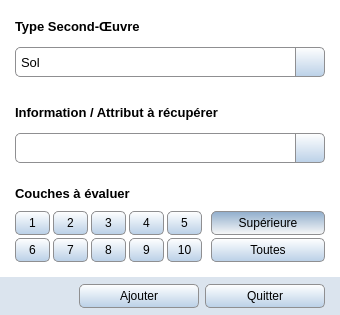
<?xml version="1.0" encoding="UTF-8"?>
<ui version="4.0">
 <class>Finishing</class>
 <widget class="QWidget" name="Finishing">
  <property name="windowModality">
   <enum>Qt::ApplicationModal</enum>
  </property>
  <property name="geometry">
   <rect>
    <x>0</x>
    <y>0</y>
    <width>340</width>
    <height>315</height>
   </rect>
  </property>
  <property name="minimumSize">
   <size>
    <width>340</width>
    <height>315</height>
   </size>
  </property>
  <property name="maximumSize">
   <size>
    <width>340</width>
    <height>315</height>
   </size>
  </property>
  <property name="windowTitle">
   <string>Second-Œuvre</string>
  </property>
  <property name="windowIcon">
   <iconset resource="../icones/icons.qrc">
    <normaloff>:/Images/asc.svg</normaloff>:/Images/asc.svg</iconset>
  </property>
  <property name="styleSheet">
   <string notr="true">QWidget#Finishing{background-color: #FFFFFF}</string>
  </property>
  <layout class="QGridLayout" name="gridLayout">
   <property name="leftMargin">
    <number>0</number>
   </property>
   <property name="topMargin">
    <number>6</number>
   </property>
   <property name="rightMargin">
    <number>0</number>
   </property>
   <property name="bottomMargin">
    <number>0</number>
   </property>
   <property name="verticalSpacing">
    <number>15</number>
   </property>
   <item row="0" column="1">
    <layout class="QVBoxLayout" name="finishing_layer">
     <item>
      <widget class="QLabel" name="finishing_title">
       <property name="minimumSize">
        <size>
         <width>200</width>
         <height>30</height>
        </size>
       </property>
       <property name="font">
        <font>
         <family>Segoe UI</family>
         <pointsize>10</pointsize>
         <weight>75</weight>
         <bold>true</bold>
        </font>
       </property>
       <property name="text">
        <string>Type Second-Œuvre </string>
       </property>
      </widget>
     </item>
     <item>
      <layout class="QHBoxLayout" name="finishing_layer_1">
       <property name="spacing">
        <number>0</number>
       </property>
       <item>
        <widget class="QComboBox" name="finishing">
         <property name="minimumSize">
          <size>
           <width>0</width>
           <height>30</height>
          </size>
         </property>
         <property name="maximumSize">
          <size>
           <width>16777215</width>
           <height>30</height>
          </size>
         </property>
         <property name="font">
          <font>
           <family>Segoe UI</family>
           <pointsize>10</pointsize>
          </font>
         </property>
         <property name="styleSheet">
          <string notr="true">QComboBox { border: 1px solid #8f8f91; border-right-width: 0px; padding-right: 1px; border-top-left-radius:5px; border-bottom-left-radius:5px; padding-left: 5px; }
QComboBox::drop-down{width: 27px; padding-left: 1px; background-color: #FFFFFF; }
QComboBox::drop-down:hover{border-left: 1px solid #8f8f91; padding: 0px; background-color: qlineargradient(spread:pad, x1:0, y1:0, x2:0, y2:1, stop:0 #F8F8F8, stop:1 #8FADCC); }
QComboBox::drop-down:pressed{border-left: 1px solid #8f8f91; padding: 0px; background-color: qlineargradient(spread:pad, x1:0, y1:0, x2:0, y2:1, stop:0 #8FADCC, stop:1 #F8F8F8); }
QComboBox::down-arrow {image: url(:/Images/spin_down.svg); width: 12px; height: 12px; }
QComboBox QAbstractItemView{background-color:#FFFFFF; }
QFontComboBox QAbstractItemView::item:hover {background: #BAD0E7; }</string>
         </property>
         <property name="iconSize">
          <size>
           <width>20</width>
           <height>20</height>
          </size>
         </property>
         <item>
          <property name="text">
           <string>Sol</string>
          </property>
          <property name="icon">
           <iconset resource="../icones/icons.qrc">
            <normaloff>:/Images/room_floor.png</normaloff>:/Images/room_floor.png</iconset>
          </property>
         </item>
         <item>
          <property name="text">
           <string>Plinthe</string>
          </property>
          <property name="icon">
           <iconset resource="../icones/icons.qrc">
            <normaloff>:/Images/room_baseboard.png</normaloff>:/Images/room_baseboard.png</iconset>
          </property>
         </item>
         <item>
          <property name="text">
           <string>Paroi verticale (mur)</string>
          </property>
          <property name="icon">
           <iconset resource="../icones/icons.qrc">
            <normaloff>:/Images/room_wall.png</normaloff>:/Images/room_wall.png</iconset>
          </property>
         </item>
         <item>
          <property name="text">
           <string>Plafond</string>
          </property>
          <property name="icon">
           <iconset resource="../icones/icons.qrc">
            <normaloff>:/Images/room_ceilling.png</normaloff>:/Images/room_ceilling.png</iconset>
          </property>
         </item>
         <item>
          <property name="text">
           <string>Matériaux supplémentaires</string>
          </property>
          <property name="icon">
           <iconset resource="../icones/icons.qrc">
            <normaloff>:/Images/room_other.png</normaloff>:/Images/room_other.png</iconset>
          </property>
         </item>
        </widget>
       </item>
       <item>
        <widget class="QPushButton" name="help">
         <property name="minimumSize">
          <size>
           <width>30</width>
           <height>30</height>
          </size>
         </property>
         <property name="maximumSize">
          <size>
           <width>30</width>
           <height>30</height>
          </size>
         </property>
         <property name="styleSheet">
          <string notr="true">QPushButton{border: 1px solid #8f8f91; border-top-right-radius:5px ; border-bottom-right-radius:5px; background-color: qlineargradient(spread:pad, x1:0, y1:0, x2:0, y2:1, stop:0 #FFFFFF, stop:1 #BAD0E7); }
QPushButton:hover{background-color: qlineargradient(spread:pad, x1:0, y1:0, x2:0, y2:1, stop:0 #F8F8F8, stop:1 #8FADCC); }
QPushButton:pressed{background-color: qlineargradient(spread:pad, x1:0, y1:0, x2:0, y2:1, stop:0 #8FADCC, stop:1 #F8F8F8); }</string>
         </property>
         <property name="text">
          <string/>
         </property>
         <property name="icon">
          <iconset resource="../icones/icons.qrc">
           <normaloff>:/Images/help.png</normaloff>:/Images/help.png</iconset>
         </property>
         <property name="iconSize">
          <size>
           <width>20</width>
           <height>20</height>
          </size>
         </property>
        </widget>
       </item>
      </layout>
     </item>
    </layout>
   </item>
   <item row="1" column="1">
    <layout class="QVBoxLayout" name="attribute_layer">
     <item>
      <widget class="QLabel" name="attribute_title">
       <property name="minimumSize">
        <size>
         <width>200</width>
         <height>30</height>
        </size>
       </property>
       <property name="font">
        <font>
         <family>Segoe UI</family>
         <pointsize>10</pointsize>
         <weight>75</weight>
         <bold>true</bold>
        </font>
       </property>
       <property name="text">
        <string>Information / Attribut à récupérer</string>
       </property>
      </widget>
     </item>
     <item>
      <layout class="QHBoxLayout" name="attribute_layer_1">
       <property name="spacing">
        <number>0</number>
       </property>
       <item>
        <widget class="QComboBox" name="attribute">
         <property name="minimumSize">
          <size>
           <width>0</width>
           <height>30</height>
          </size>
         </property>
         <property name="font">
          <font>
           <family>Segoe UI</family>
           <pointsize>10</pointsize>
          </font>
         </property>
         <property name="styleSheet">
          <string notr="true">QComboBox { border: 1px solid #8f8f91; border-right-width: 0px; padding-right: 1px; border-top-left-radius:5px; border-bottom-left-radius:5px; padding-left: 5px; }
QComboBox::drop-down{width: 27px; padding-left: 1px; background-color: #FFFFFF; }
QComboBox::drop-down:hover{border-left: 1px solid #8f8f91; padding: 0px; background-color: qlineargradient(spread:pad, x1:0, y1:0, x2:0, y2:1, stop:0 #F8F8F8, stop:1 #8FADCC); }
QComboBox::drop-down:pressed{border-left: 1px solid #8f8f91; padding: 0px; background-color: qlineargradient(spread:pad, x1:0, y1:0, x2:0, y2:1, stop:0 #8FADCC, stop:1 #F8F8F8); }
QComboBox::down-arrow {image: url(:/Images/spin_down.svg); width: 12px; height: 12px; }
QComboBox QAbstractItemView{background-color:#FFFFFF; }
QFontComboBox QAbstractItemView::item:hover {background: #BAD0E7; }</string>
         </property>
         <property name="iconSize">
          <size>
           <width>20</width>
           <height>20</height>
          </size>
         </property>
        </widget>
       </item>
       <item>
        <widget class="QPushButton" name="attribute_add">
         <property name="minimumSize">
          <size>
           <width>30</width>
           <height>30</height>
          </size>
         </property>
         <property name="maximumSize">
          <size>
           <width>30</width>
           <height>30</height>
          </size>
         </property>
         <property name="styleSheet">
          <string notr="true">QPushButton{border: 1px solid #8f8f91; border-top-right-radius:5px ; border-bottom-right-radius:5px; background-color: qlineargradient(spread:pad, x1:0, y1:0, x2:0, y2:1, stop:0 #FFFFFF, stop:1 #BAD0E7); }
QPushButton:hover{background-color: qlineargradient(spread:pad, x1:0, y1:0, x2:0, y2:1, stop:0 #F8F8F8, stop:1 #8FADCC); }
QPushButton:pressed{background-color: qlineargradient(spread:pad, x1:0, y1:0, x2:0, y2:1, stop:0 #8FADCC, stop:1 #F8F8F8); }</string>
         </property>
         <property name="text">
          <string/>
         </property>
         <property name="icon">
          <iconset resource="../icones/icons.qrc">
           <normaloff>:/Images/attribute_add.png</normaloff>:/Images/attribute_add.png</iconset>
         </property>
         <property name="iconSize">
          <size>
           <width>20</width>
           <height>20</height>
          </size>
         </property>
        </widget>
       </item>
      </layout>
     </item>
    </layout>
   </item>
   <item row="2" column="0">
    <spacer name="spacer_left">
     <property name="orientation">
      <enum>Qt::Horizontal</enum>
     </property>
     <property name="sizeType">
      <enum>QSizePolicy::Fixed</enum>
     </property>
     <property name="sizeHint" stdset="0">
      <size>
       <width>9</width>
       <height>20</height>
      </size>
     </property>
    </spacer>
   </item>
   <item row="2" column="1">
    <layout class="QGridLayout" name="layer_layer">
     <property name="spacing">
      <number>3</number>
     </property>
     <item row="1" column="1">
      <widget class="QPushButton" name="layer_02">
       <property name="minimumSize">
        <size>
         <width>35</width>
         <height>24</height>
        </size>
       </property>
       <property name="maximumSize">
        <size>
         <width>35</width>
         <height>30</height>
        </size>
       </property>
       <property name="font">
        <font>
         <family>Segoe UI</family>
         <pointsize>9</pointsize>
        </font>
       </property>
       <property name="styleSheet">
        <string notr="true">QPushButton{border: 1px solid #8f8f91; border-radius:5px ; background-color: qlineargradient(spread:pad, x1:0, y1:0, x2:0, y2:1, stop:0 #FFFFFF, stop:1 #BAD0E7); }
QPushButton:checked{background-color: qlineargradient(spread:pad, x1:0, y1:0, x2:0, y2:1, stop:0 #8FADCC, stop:1 #F8F8F8); }
QPushButton:hover:!checked{background-color: qlineargradient(spread:pad, x1:0, y1:0, x2:0, y2:1, stop:0 #F8F8F8, stop:1 #8FADCC); }
QPushButton:hover::checked{background-color: qlineargradient(spread:pad, x1:0, y1:0, x2:0, y2:1, stop:0 #BAD0E7, stop:1 #FFFFFF); }</string>
       </property>
       <property name="text">
        <string notr="true">2</string>
       </property>
       <property name="checkable">
        <bool>true</bool>
       </property>
      </widget>
     </item>
     <item row="1" column="6">
      <widget class="QPushButton" name="layer_upper">
       <property name="minimumSize">
        <size>
         <width>0</width>
         <height>24</height>
        </size>
       </property>
       <property name="maximumSize">
        <size>
         <width>16777215</width>
         <height>24</height>
        </size>
       </property>
       <property name="font">
        <font>
         <family>Segoe UI</family>
         <pointsize>9</pointsize>
        </font>
       </property>
       <property name="styleSheet">
        <string notr="true">QPushButton{border: 1px solid #8f8f91; border-radius:5px ; background-color: qlineargradient(spread:pad, x1:0, y1:0, x2:0, y2:1, stop:0 #FFFFFF, stop:1 #BAD0E7); }
QPushButton:checked{background-color: qlineargradient(spread:pad, x1:0, y1:0, x2:0, y2:1, stop:0 #8FADCC, stop:1 #F8F8F8); }
QPushButton:hover:!checked{background-color: qlineargradient(spread:pad, x1:0, y1:0, x2:0, y2:1, stop:0 #F8F8F8, stop:1 #8FADCC); }
QPushButton:hover::checked{background-color: qlineargradient(spread:pad, x1:0, y1:0, x2:0, y2:1, stop:0 #BAD0E7, stop:1 #FFFFFF); }</string>
       </property>
       <property name="text">
        <string>Supérieure</string>
       </property>
       <property name="checkable">
        <bool>true</bool>
       </property>
       <property name="checked">
        <bool>true</bool>
       </property>
      </widget>
     </item>
     <item row="2" column="0">
      <widget class="QPushButton" name="layer_06">
       <property name="minimumSize">
        <size>
         <width>35</width>
         <height>24</height>
        </size>
       </property>
       <property name="maximumSize">
        <size>
         <width>35</width>
         <height>30</height>
        </size>
       </property>
       <property name="font">
        <font>
         <family>Segoe UI</family>
         <pointsize>9</pointsize>
        </font>
       </property>
       <property name="styleSheet">
        <string notr="true">QPushButton{border: 1px solid #8f8f91; border-radius:5px ; background-color: qlineargradient(spread:pad, x1:0, y1:0, x2:0, y2:1, stop:0 #FFFFFF, stop:1 #BAD0E7); }
QPushButton:checked{background-color: qlineargradient(spread:pad, x1:0, y1:0, x2:0, y2:1, stop:0 #8FADCC, stop:1 #F8F8F8); }
QPushButton:hover:!checked{background-color: qlineargradient(spread:pad, x1:0, y1:0, x2:0, y2:1, stop:0 #F8F8F8, stop:1 #8FADCC); }
QPushButton:hover::checked{background-color: qlineargradient(spread:pad, x1:0, y1:0, x2:0, y2:1, stop:0 #BAD0E7, stop:1 #FFFFFF); }</string>
       </property>
       <property name="text">
        <string notr="true">6</string>
       </property>
       <property name="checkable">
        <bool>true</bool>
       </property>
      </widget>
     </item>
     <item row="0" column="0" colspan="7">
      <widget class="QLabel" name="layer_title">
       <property name="minimumSize">
        <size>
         <width>200</width>
         <height>30</height>
        </size>
       </property>
       <property name="font">
        <font>
         <family>Segoe UI</family>
         <pointsize>10</pointsize>
         <weight>75</weight>
         <bold>true</bold>
        </font>
       </property>
       <property name="text">
        <string>Couches à évaluer</string>
       </property>
      </widget>
     </item>
     <item row="1" column="0">
      <widget class="QPushButton" name="layer_01">
       <property name="minimumSize">
        <size>
         <width>35</width>
         <height>24</height>
        </size>
       </property>
       <property name="maximumSize">
        <size>
         <width>35</width>
         <height>30</height>
        </size>
       </property>
       <property name="font">
        <font>
         <family>Segoe UI</family>
         <pointsize>9</pointsize>
        </font>
       </property>
       <property name="styleSheet">
        <string notr="true">QPushButton{border: 1px solid #8f8f91; border-radius:5px ; background-color: qlineargradient(spread:pad, x1:0, y1:0, x2:0, y2:1, stop:0 #FFFFFF, stop:1 #BAD0E7); }
QPushButton:checked{background-color: qlineargradient(spread:pad, x1:0, y1:0, x2:0, y2:1, stop:0 #8FADCC, stop:1 #F8F8F8); }
QPushButton:hover:!checked{background-color: qlineargradient(spread:pad, x1:0, y1:0, x2:0, y2:1, stop:0 #F8F8F8, stop:1 #8FADCC); }
QPushButton:hover::checked{background-color: qlineargradient(spread:pad, x1:0, y1:0, x2:0, y2:1, stop:0 #BAD0E7, stop:1 #FFFFFF); }</string>
       </property>
       <property name="text">
        <string notr="true">1</string>
       </property>
       <property name="checkable">
        <bool>true</bool>
       </property>
      </widget>
     </item>
     <item row="1" column="4">
      <widget class="QPushButton" name="layer_05">
       <property name="minimumSize">
        <size>
         <width>35</width>
         <height>24</height>
        </size>
       </property>
       <property name="maximumSize">
        <size>
         <width>35</width>
         <height>30</height>
        </size>
       </property>
       <property name="font">
        <font>
         <family>Segoe UI</family>
         <pointsize>9</pointsize>
        </font>
       </property>
       <property name="styleSheet">
        <string notr="true">QPushButton{border: 1px solid #8f8f91; border-radius:5px ; background-color: qlineargradient(spread:pad, x1:0, y1:0, x2:0, y2:1, stop:0 #FFFFFF, stop:1 #BAD0E7); }
QPushButton:checked{background-color: qlineargradient(spread:pad, x1:0, y1:0, x2:0, y2:1, stop:0 #8FADCC, stop:1 #F8F8F8); }
QPushButton:hover:!checked{background-color: qlineargradient(spread:pad, x1:0, y1:0, x2:0, y2:1, stop:0 #F8F8F8, stop:1 #8FADCC); }
QPushButton:hover::checked{background-color: qlineargradient(spread:pad, x1:0, y1:0, x2:0, y2:1, stop:0 #BAD0E7, stop:1 #FFFFFF); }</string>
       </property>
       <property name="text">
        <string notr="true">5</string>
       </property>
       <property name="checkable">
        <bool>true</bool>
       </property>
      </widget>
     </item>
     <item row="1" column="3">
      <widget class="QPushButton" name="layer_04">
       <property name="minimumSize">
        <size>
         <width>35</width>
         <height>24</height>
        </size>
       </property>
       <property name="maximumSize">
        <size>
         <width>35</width>
         <height>30</height>
        </size>
       </property>
       <property name="font">
        <font>
         <family>Segoe UI</family>
         <pointsize>9</pointsize>
        </font>
       </property>
       <property name="styleSheet">
        <string notr="true">QPushButton{border: 1px solid #8f8f91; border-radius:5px ; background-color: qlineargradient(spread:pad, x1:0, y1:0, x2:0, y2:1, stop:0 #FFFFFF, stop:1 #BAD0E7); }
QPushButton:checked{background-color: qlineargradient(spread:pad, x1:0, y1:0, x2:0, y2:1, stop:0 #8FADCC, stop:1 #F8F8F8); }
QPushButton:hover:!checked{background-color: qlineargradient(spread:pad, x1:0, y1:0, x2:0, y2:1, stop:0 #F8F8F8, stop:1 #8FADCC); }
QPushButton:hover::checked{background-color: qlineargradient(spread:pad, x1:0, y1:0, x2:0, y2:1, stop:0 #BAD0E7, stop:1 #FFFFFF); }</string>
       </property>
       <property name="text">
        <string notr="true">4</string>
       </property>
       <property name="checkable">
        <bool>true</bool>
       </property>
      </widget>
     </item>
     <item row="2" column="4">
      <widget class="QPushButton" name="layer_10">
       <property name="minimumSize">
        <size>
         <width>35</width>
         <height>24</height>
        </size>
       </property>
       <property name="maximumSize">
        <size>
         <width>35</width>
         <height>30</height>
        </size>
       </property>
       <property name="font">
        <font>
         <family>Segoe UI</family>
         <pointsize>9</pointsize>
        </font>
       </property>
       <property name="styleSheet">
        <string notr="true">QPushButton{border: 1px solid #8f8f91; border-radius:5px ; background-color: qlineargradient(spread:pad, x1:0, y1:0, x2:0, y2:1, stop:0 #FFFFFF, stop:1 #BAD0E7); }
QPushButton:checked{background-color: qlineargradient(spread:pad, x1:0, y1:0, x2:0, y2:1, stop:0 #8FADCC, stop:1 #F8F8F8); }
QPushButton:hover:!checked{background-color: qlineargradient(spread:pad, x1:0, y1:0, x2:0, y2:1, stop:0 #F8F8F8, stop:1 #8FADCC); }
QPushButton:hover::checked{background-color: qlineargradient(spread:pad, x1:0, y1:0, x2:0, y2:1, stop:0 #BAD0E7, stop:1 #FFFFFF); }</string>
       </property>
       <property name="text">
        <string notr="true">10</string>
       </property>
       <property name="checkable">
        <bool>true</bool>
       </property>
      </widget>
     </item>
     <item row="2" column="1">
      <widget class="QPushButton" name="layer_07">
       <property name="minimumSize">
        <size>
         <width>35</width>
         <height>24</height>
        </size>
       </property>
       <property name="maximumSize">
        <size>
         <width>35</width>
         <height>30</height>
        </size>
       </property>
       <property name="font">
        <font>
         <family>Segoe UI</family>
         <pointsize>9</pointsize>
        </font>
       </property>
       <property name="styleSheet">
        <string notr="true">QPushButton{border: 1px solid #8f8f91; border-radius:5px ; background-color: qlineargradient(spread:pad, x1:0, y1:0, x2:0, y2:1, stop:0 #FFFFFF, stop:1 #BAD0E7); }
QPushButton:checked{background-color: qlineargradient(spread:pad, x1:0, y1:0, x2:0, y2:1, stop:0 #8FADCC, stop:1 #F8F8F8); }
QPushButton:hover:!checked{background-color: qlineargradient(spread:pad, x1:0, y1:0, x2:0, y2:1, stop:0 #F8F8F8, stop:1 #8FADCC); }
QPushButton:hover::checked{background-color: qlineargradient(spread:pad, x1:0, y1:0, x2:0, y2:1, stop:0 #BAD0E7, stop:1 #FFFFFF); }</string>
       </property>
       <property name="text">
        <string notr="true">7</string>
       </property>
       <property name="checkable">
        <bool>true</bool>
       </property>
      </widget>
     </item>
     <item row="2" column="2">
      <widget class="QPushButton" name="layer_08">
       <property name="minimumSize">
        <size>
         <width>35</width>
         <height>24</height>
        </size>
       </property>
       <property name="maximumSize">
        <size>
         <width>35</width>
         <height>30</height>
        </size>
       </property>
       <property name="font">
        <font>
         <family>Segoe UI</family>
         <pointsize>9</pointsize>
        </font>
       </property>
       <property name="styleSheet">
        <string notr="true">QPushButton{border: 1px solid #8f8f91; border-radius:5px ; background-color: qlineargradient(spread:pad, x1:0, y1:0, x2:0, y2:1, stop:0 #FFFFFF, stop:1 #BAD0E7); }
QPushButton:checked{background-color: qlineargradient(spread:pad, x1:0, y1:0, x2:0, y2:1, stop:0 #8FADCC, stop:1 #F8F8F8); }
QPushButton:hover:!checked{background-color: qlineargradient(spread:pad, x1:0, y1:0, x2:0, y2:1, stop:0 #F8F8F8, stop:1 #8FADCC); }
QPushButton:hover::checked{background-color: qlineargradient(spread:pad, x1:0, y1:0, x2:0, y2:1, stop:0 #BAD0E7, stop:1 #FFFFFF); }</string>
       </property>
       <property name="text">
        <string notr="true">8</string>
       </property>
       <property name="checkable">
        <bool>true</bool>
       </property>
      </widget>
     </item>
     <item row="2" column="3">
      <widget class="QPushButton" name="layer_09">
       <property name="minimumSize">
        <size>
         <width>35</width>
         <height>24</height>
        </size>
       </property>
       <property name="maximumSize">
        <size>
         <width>35</width>
         <height>30</height>
        </size>
       </property>
       <property name="font">
        <font>
         <family>Segoe UI</family>
         <pointsize>9</pointsize>
        </font>
       </property>
       <property name="styleSheet">
        <string notr="true">QPushButton{border: 1px solid #8f8f91; border-radius:5px ; background-color: qlineargradient(spread:pad, x1:0, y1:0, x2:0, y2:1, stop:0 #FFFFFF, stop:1 #BAD0E7); }
QPushButton:checked{background-color: qlineargradient(spread:pad, x1:0, y1:0, x2:0, y2:1, stop:0 #8FADCC, stop:1 #F8F8F8); }
QPushButton:hover:!checked{background-color: qlineargradient(spread:pad, x1:0, y1:0, x2:0, y2:1, stop:0 #F8F8F8, stop:1 #8FADCC); }
QPushButton:hover::checked{background-color: qlineargradient(spread:pad, x1:0, y1:0, x2:0, y2:1, stop:0 #BAD0E7, stop:1 #FFFFFF); }</string>
       </property>
       <property name="text">
        <string notr="true">9</string>
       </property>
       <property name="checkable">
        <bool>true</bool>
       </property>
      </widget>
     </item>
     <item row="2" column="6">
      <widget class="QPushButton" name="layer_all">
       <property name="minimumSize">
        <size>
         <width>0</width>
         <height>24</height>
        </size>
       </property>
       <property name="maximumSize">
        <size>
         <width>16777215</width>
         <height>24</height>
        </size>
       </property>
       <property name="font">
        <font>
         <family>Segoe UI</family>
         <pointsize>9</pointsize>
        </font>
       </property>
       <property name="styleSheet">
        <string notr="true">QPushButton{border: 1px solid #8f8f91; border-radius:5px ; background-color: qlineargradient(spread:pad, x1:0, y1:0, x2:0, y2:1, stop:0 #FFFFFF, stop:1 #BAD0E7); }
QPushButton:checked{background-color: qlineargradient(spread:pad, x1:0, y1:0, x2:0, y2:1, stop:0 #8FADCC, stop:1 #F8F8F8); }
QPushButton:hover:!checked{background-color: qlineargradient(spread:pad, x1:0, y1:0, x2:0, y2:1, stop:0 #F8F8F8, stop:1 #8FADCC); }
QPushButton:hover::checked{background-color: qlineargradient(spread:pad, x1:0, y1:0, x2:0, y2:1, stop:0 #BAD0E7, stop:1 #FFFFFF); }</string>
       </property>
       <property name="text">
        <string>Toutes</string>
       </property>
       <property name="checkable">
        <bool>true</bool>
       </property>
      </widget>
     </item>
     <item row="1" column="2">
      <widget class="QPushButton" name="layer_03">
       <property name="minimumSize">
        <size>
         <width>35</width>
         <height>24</height>
        </size>
       </property>
       <property name="maximumSize">
        <size>
         <width>35</width>
         <height>30</height>
        </size>
       </property>
       <property name="font">
        <font>
         <family>Segoe UI</family>
         <pointsize>9</pointsize>
        </font>
       </property>
       <property name="styleSheet">
        <string notr="true">QPushButton{border: 1px solid #8f8f91; border-radius:5px ; background-color: qlineargradient(spread:pad, x1:0, y1:0, x2:0, y2:1, stop:0 #FFFFFF, stop:1 #BAD0E7); }
QPushButton:checked{background-color: qlineargradient(spread:pad, x1:0, y1:0, x2:0, y2:1, stop:0 #8FADCC, stop:1 #F8F8F8); }
QPushButton:hover:!checked{background-color: qlineargradient(spread:pad, x1:0, y1:0, x2:0, y2:1, stop:0 #F8F8F8, stop:1 #8FADCC); }
QPushButton:hover::checked{background-color: qlineargradient(spread:pad, x1:0, y1:0, x2:0, y2:1, stop:0 #BAD0E7, stop:1 #FFFFFF); }</string>
       </property>
       <property name="text">
        <string notr="true">3</string>
       </property>
       <property name="checkable">
        <bool>true</bool>
       </property>
      </widget>
     </item>
     <item row="1" column="5">
      <widget class="QLabel" name="label">
       <property name="minimumSize">
        <size>
         <width>3</width>
         <height>0</height>
        </size>
       </property>
       <property name="maximumSize">
        <size>
         <width>3</width>
         <height>16777215</height>
        </size>
       </property>
       <property name="text">
        <string/>
       </property>
      </widget>
     </item>
    </layout>
   </item>
   <item row="2" column="2">
    <spacer name="spacer_right">
     <property name="orientation">
      <enum>Qt::Horizontal</enum>
     </property>
     <property name="sizeType">
      <enum>QSizePolicy::Fixed</enum>
     </property>
     <property name="sizeHint" stdset="0">
      <size>
       <width>9</width>
       <height>20</height>
      </size>
     </property>
    </spacer>
   </item>
   <item row="3" column="0" colspan="3">
    <widget class="QWidget" name="fond" native="true">
     <property name="minimumSize">
      <size>
       <width>0</width>
       <height>38</height>
      </size>
     </property>
     <property name="maximumSize">
      <size>
       <width>16777215</width>
       <height>38</height>
      </size>
     </property>
     <property name="styleSheet">
      <string notr="true">QWidget#fond{background-color: #DBE4EE}</string>
     </property>
     <layout class="QHBoxLayout" name="horizontalLayout_4">
      <property name="leftMargin">
       <number>0</number>
      </property>
      <property name="topMargin">
       <number>0</number>
      </property>
      <property name="rightMargin">
       <number>0</number>
      </property>
      <property name="bottomMargin">
       <number>0</number>
      </property>
      <item>
       <spacer name="fond_spacer_2">
        <property name="orientation">
         <enum>Qt::Horizontal</enum>
        </property>
        <property name="sizeHint" stdset="0">
         <size>
          <width>157</width>
          <height>50</height>
         </size>
        </property>
       </spacer>
      </item>
      <item>
       <widget class="QPushButton" name="ok">
        <property name="minimumSize">
         <size>
          <width>120</width>
          <height>24</height>
         </size>
        </property>
        <property name="maximumSize">
         <size>
          <width>16777215</width>
          <height>24</height>
         </size>
        </property>
        <property name="font">
         <font>
          <family>Segoe UI</family>
          <pointsize>9</pointsize>
         </font>
        </property>
        <property name="styleSheet">
         <string notr="true">QPushButton{border: 1px solid #8f8f91; border-radius: 5px ; padding-right: 10px; padding-left: 10px; background-color: qlineargradient(spread:pad, x1:0, y1:0, x2:0, y2:1, stop:0 #FFFFFF, stop:1 #BAD0E7); }
QPushButton:hover{background-color: qlineargradient(spread:pad, x1:0, y1:0, x2:0, y2:1, stop:0 #F8F8F8, stop:1 #8FADCC); }
QPushButton:pressed{background-color: qlineargradient(spread:pad, x1:0, y1:0, x2:0, y2:1, stop:0 #8FADCC, stop:1 #F8F8F8); }</string>
        </property>
        <property name="text">
         <string>Ajouter</string>
        </property>
        <property name="shortcut">
         <string notr="true">Ctrl+S</string>
        </property>
       </widget>
      </item>
      <item>
       <widget class="QPushButton" name="quit">
        <property name="minimumSize">
         <size>
          <width>120</width>
          <height>24</height>
         </size>
        </property>
        <property name="maximumSize">
         <size>
          <width>16777215</width>
          <height>24</height>
         </size>
        </property>
        <property name="font">
         <font>
          <family>Segoe UI</family>
          <pointsize>9</pointsize>
         </font>
        </property>
        <property name="styleSheet">
         <string notr="true">QPushButton{border: 1px solid #8f8f91; border-radius: 5px ; padding-right: 10px; padding-left: 10px; background-color: qlineargradient(spread:pad, x1:0, y1:0, x2:0, y2:1, stop:0 #FFFFFF, stop:1 #BAD0E7); }
QPushButton:hover{background-color: qlineargradient(spread:pad, x1:0, y1:0, x2:0, y2:1, stop:0 #F8F8F8, stop:1 #8FADCC); }
QPushButton:pressed{background-color: qlineargradient(spread:pad, x1:0, y1:0, x2:0, y2:1, stop:0 #8FADCC, stop:1 #F8F8F8); }</string>
        </property>
        <property name="text">
         <string>Quitter</string>
        </property>
        <property name="shortcut">
         <string notr="true">Esc</string>
        </property>
       </widget>
      </item>
      <item>
       <spacer name="fond_spacer_1">
        <property name="orientation">
         <enum>Qt::Horizontal</enum>
        </property>
        <property name="sizeType">
         <enum>QSizePolicy::Fixed</enum>
        </property>
        <property name="sizeHint" stdset="0">
         <size>
          <width>15</width>
          <height>20</height>
         </size>
        </property>
       </spacer>
      </item>
     </layout>
    </widget>
   </item>
  </layout>
 </widget>
 <resources>
  <include location="../icones/icons.qrc"/>
 </resources>
 <connections/>
</ui>
